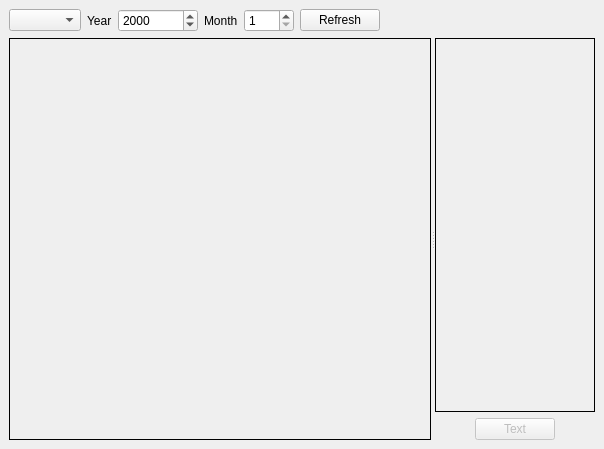
<ui version="4.0" >
 <class>TransitScopeForm</class>
 <widget class="QWidget" name="TransitScopeForm" >
  <property name="geometry" >
   <rect>
    <x>0</x>
    <y>0</y>
    <width>604</width>
    <height>449</height>
   </rect>
  </property>
  <property name="windowTitle" >
   <string>Transits</string>
  </property>
  <layout class="QVBoxLayout" >
   <property name="margin" >
    <number>9</number>
   </property>
   <property name="spacing" >
    <number>6</number>
   </property>
   <item>
    <layout class="QHBoxLayout" >
     <property name="margin" >
      <number>0</number>
     </property>
     <property name="spacing" >
      <number>6</number>
     </property>
     <item>
      <widget class="QComboBox" name="mode_combo" />
     </item>
     <item>
      <widget class="QLabel" name="label" >
       <property name="text" >
        <string>Year</string>
       </property>
      </widget>
     </item>
     <item>
      <widget class="QSpinBox" name="year_spinbox" >
       <property name="minimumSize" >
        <size>
         <width>80</width>
         <height>0</height>
        </size>
       </property>
       <property name="maximum" >
        <number>4000</number>
       </property>
       <property name="minimum" >
        <number>-4000</number>
       </property>
       <property name="value" >
        <number>2000</number>
       </property>
      </widget>
     </item>
     <item>
      <widget class="QLabel" name="label_2" >
       <property name="text" >
        <string>Month</string>
       </property>
      </widget>
     </item>
     <item>
      <widget class="QSpinBox" name="month_spinbox" >
       <property name="minimumSize" >
        <size>
         <width>50</width>
         <height>0</height>
        </size>
       </property>
       <property name="maximum" >
        <number>12</number>
       </property>
       <property name="minimum" >
        <number>1</number>
       </property>
      </widget>
     </item>
     <item>
      <widget class="QPushButton" name="refresh_button" >
       <property name="text" >
        <string>Refresh</string>
       </property>
      </widget>
     </item>
     <item>
      <spacer>
       <property name="orientation" >
        <enum>Qt::Horizontal</enum>
       </property>
       <property name="sizeHint" >
        <size>
         <width>40</width>
         <height>20</height>
        </size>
       </property>
      </spacer>
     </item>
    </layout>
   </item>
   <item>
    <widget class="QSplitter" name="splitter" >
     <property name="orientation" >
      <enum>Qt::Horizontal</enum>
     </property>
     <widget class="QFrame" name="scope_frame" >
      <property name="sizePolicy" >
       <sizepolicy>
        <hsizetype>5</hsizetype>
        <vsizetype>5</vsizetype>
        <horstretch>2</horstretch>
        <verstretch>1</verstretch>
       </sizepolicy>
      </property>
      <property name="palette" >
       <palette>
        <active>
         <colorrole role="WindowText" >
          <brush brushstyle="SolidPattern" >
           <color alpha="255" >
            <red>255</red>
            <green>255</green>
            <blue>255</blue>
           </color>
          </brush>
         </colorrole>
         <colorrole role="Button" >
          <brush brushstyle="SolidPattern" >
           <color alpha="255" >
            <red>0</red>
            <green>0</green>
            <blue>0</blue>
           </color>
          </brush>
         </colorrole>
         <colorrole role="Light" >
          <brush brushstyle="SolidPattern" >
           <color alpha="255" >
            <red>0</red>
            <green>0</green>
            <blue>0</blue>
           </color>
          </brush>
         </colorrole>
         <colorrole role="Midlight" >
          <brush brushstyle="SolidPattern" >
           <color alpha="255" >
            <red>0</red>
            <green>0</green>
            <blue>0</blue>
           </color>
          </brush>
         </colorrole>
         <colorrole role="Dark" >
          <brush brushstyle="SolidPattern" >
           <color alpha="255" >
            <red>0</red>
            <green>0</green>
            <blue>0</blue>
           </color>
          </brush>
         </colorrole>
         <colorrole role="Mid" >
          <brush brushstyle="SolidPattern" >
           <color alpha="255" >
            <red>0</red>
            <green>0</green>
            <blue>0</blue>
           </color>
          </brush>
         </colorrole>
         <colorrole role="Text" >
          <brush brushstyle="SolidPattern" >
           <color alpha="255" >
            <red>255</red>
            <green>255</green>
            <blue>255</blue>
           </color>
          </brush>
         </colorrole>
         <colorrole role="BrightText" >
          <brush brushstyle="SolidPattern" >
           <color alpha="255" >
            <red>255</red>
            <green>255</green>
            <blue>255</blue>
           </color>
          </brush>
         </colorrole>
         <colorrole role="ButtonText" >
          <brush brushstyle="SolidPattern" >
           <color alpha="255" >
            <red>255</red>
            <green>255</green>
            <blue>255</blue>
           </color>
          </brush>
         </colorrole>
         <colorrole role="Base" >
          <brush brushstyle="SolidPattern" >
           <color alpha="255" >
            <red>0</red>
            <green>0</green>
            <blue>0</blue>
           </color>
          </brush>
         </colorrole>
         <colorrole role="Window" >
          <brush brushstyle="SolidPattern" >
           <color alpha="255" >
            <red>0</red>
            <green>0</green>
            <blue>0</blue>
           </color>
          </brush>
         </colorrole>
         <colorrole role="Shadow" >
          <brush brushstyle="SolidPattern" >
           <color alpha="255" >
            <red>0</red>
            <green>0</green>
            <blue>0</blue>
           </color>
          </brush>
         </colorrole>
         <colorrole role="AlternateBase" >
          <brush brushstyle="SolidPattern" >
           <color alpha="255" >
            <red>0</red>
            <green>0</green>
            <blue>0</blue>
           </color>
          </brush>
         </colorrole>
        </active>
        <inactive>
         <colorrole role="WindowText" >
          <brush brushstyle="SolidPattern" >
           <color alpha="255" >
            <red>255</red>
            <green>255</green>
            <blue>255</blue>
           </color>
          </brush>
         </colorrole>
         <colorrole role="Button" >
          <brush brushstyle="SolidPattern" >
           <color alpha="255" >
            <red>0</red>
            <green>0</green>
            <blue>0</blue>
           </color>
          </brush>
         </colorrole>
         <colorrole role="Light" >
          <brush brushstyle="SolidPattern" >
           <color alpha="255" >
            <red>0</red>
            <green>0</green>
            <blue>0</blue>
           </color>
          </brush>
         </colorrole>
         <colorrole role="Midlight" >
          <brush brushstyle="SolidPattern" >
           <color alpha="255" >
            <red>0</red>
            <green>0</green>
            <blue>0</blue>
           </color>
          </brush>
         </colorrole>
         <colorrole role="Dark" >
          <brush brushstyle="SolidPattern" >
           <color alpha="255" >
            <red>0</red>
            <green>0</green>
            <blue>0</blue>
           </color>
          </brush>
         </colorrole>
         <colorrole role="Mid" >
          <brush brushstyle="SolidPattern" >
           <color alpha="255" >
            <red>0</red>
            <green>0</green>
            <blue>0</blue>
           </color>
          </brush>
         </colorrole>
         <colorrole role="Text" >
          <brush brushstyle="SolidPattern" >
           <color alpha="255" >
            <red>255</red>
            <green>255</green>
            <blue>255</blue>
           </color>
          </brush>
         </colorrole>
         <colorrole role="BrightText" >
          <brush brushstyle="SolidPattern" >
           <color alpha="255" >
            <red>255</red>
            <green>255</green>
            <blue>255</blue>
           </color>
          </brush>
         </colorrole>
         <colorrole role="ButtonText" >
          <brush brushstyle="SolidPattern" >
           <color alpha="255" >
            <red>255</red>
            <green>255</green>
            <blue>255</blue>
           </color>
          </brush>
         </colorrole>
         <colorrole role="Base" >
          <brush brushstyle="SolidPattern" >
           <color alpha="255" >
            <red>0</red>
            <green>0</green>
            <blue>0</blue>
           </color>
          </brush>
         </colorrole>
         <colorrole role="Window" >
          <brush brushstyle="SolidPattern" >
           <color alpha="255" >
            <red>0</red>
            <green>0</green>
            <blue>0</blue>
           </color>
          </brush>
         </colorrole>
         <colorrole role="Shadow" >
          <brush brushstyle="SolidPattern" >
           <color alpha="255" >
            <red>0</red>
            <green>0</green>
            <blue>0</blue>
           </color>
          </brush>
         </colorrole>
         <colorrole role="AlternateBase" >
          <brush brushstyle="SolidPattern" >
           <color alpha="255" >
            <red>0</red>
            <green>0</green>
            <blue>0</blue>
           </color>
          </brush>
         </colorrole>
        </inactive>
        <disabled>
         <colorrole role="WindowText" >
          <brush brushstyle="SolidPattern" >
           <color alpha="255" >
            <red>0</red>
            <green>0</green>
            <blue>0</blue>
           </color>
          </brush>
         </colorrole>
         <colorrole role="Button" >
          <brush brushstyle="SolidPattern" >
           <color alpha="255" >
            <red>0</red>
            <green>0</green>
            <blue>0</blue>
           </color>
          </brush>
         </colorrole>
         <colorrole role="Light" >
          <brush brushstyle="SolidPattern" >
           <color alpha="255" >
            <red>0</red>
            <green>0</green>
            <blue>0</blue>
           </color>
          </brush>
         </colorrole>
         <colorrole role="Midlight" >
          <brush brushstyle="SolidPattern" >
           <color alpha="255" >
            <red>0</red>
            <green>0</green>
            <blue>0</blue>
           </color>
          </brush>
         </colorrole>
         <colorrole role="Dark" >
          <brush brushstyle="SolidPattern" >
           <color alpha="255" >
            <red>0</red>
            <green>0</green>
            <blue>0</blue>
           </color>
          </brush>
         </colorrole>
         <colorrole role="Mid" >
          <brush brushstyle="SolidPattern" >
           <color alpha="255" >
            <red>0</red>
            <green>0</green>
            <blue>0</blue>
           </color>
          </brush>
         </colorrole>
         <colorrole role="Text" >
          <brush brushstyle="SolidPattern" >
           <color alpha="255" >
            <red>0</red>
            <green>0</green>
            <blue>0</blue>
           </color>
          </brush>
         </colorrole>
         <colorrole role="BrightText" >
          <brush brushstyle="SolidPattern" >
           <color alpha="255" >
            <red>255</red>
            <green>255</green>
            <blue>255</blue>
           </color>
          </brush>
         </colorrole>
         <colorrole role="ButtonText" >
          <brush brushstyle="SolidPattern" >
           <color alpha="255" >
            <red>0</red>
            <green>0</green>
            <blue>0</blue>
           </color>
          </brush>
         </colorrole>
         <colorrole role="Base" >
          <brush brushstyle="SolidPattern" >
           <color alpha="255" >
            <red>0</red>
            <green>0</green>
            <blue>0</blue>
           </color>
          </brush>
         </colorrole>
         <colorrole role="Window" >
          <brush brushstyle="SolidPattern" >
           <color alpha="255" >
            <red>0</red>
            <green>0</green>
            <blue>0</blue>
           </color>
          </brush>
         </colorrole>
         <colorrole role="Shadow" >
          <brush brushstyle="SolidPattern" >
           <color alpha="255" >
            <red>0</red>
            <green>0</green>
            <blue>0</blue>
           </color>
          </brush>
         </colorrole>
         <colorrole role="AlternateBase" >
          <brush brushstyle="SolidPattern" >
           <color alpha="255" >
            <red>0</red>
            <green>0</green>
            <blue>0</blue>
           </color>
          </brush>
         </colorrole>
        </disabled>
       </palette>
      </property>
      <property name="frameShape" >
       <enum>QFrame::StyledPanel</enum>
      </property>
      <property name="frameShadow" >
       <enum>QFrame::Raised</enum>
      </property>
     </widget>
     <widget class="QWidget" name="layoutWidget" >
      <layout class="QVBoxLayout" >
       <property name="margin" >
        <number>0</number>
       </property>
       <property name="spacing" >
        <number>6</number>
       </property>
       <item>
        <widget class="QFrame" name="symbolon_frame" >
         <property name="sizePolicy" >
          <sizepolicy>
           <hsizetype>5</hsizetype>
           <vsizetype>5</vsizetype>
           <horstretch>0</horstretch>
           <verstretch>0</verstretch>
          </sizepolicy>
         </property>
         <property name="palette" >
          <palette>
           <active>
            <colorrole role="WindowText" >
             <brush brushstyle="SolidPattern" >
              <color alpha="255" >
               <red>255</red>
               <green>255</green>
               <blue>255</blue>
              </color>
             </brush>
            </colorrole>
            <colorrole role="Button" >
             <brush brushstyle="SolidPattern" >
              <color alpha="255" >
               <red>0</red>
               <green>0</green>
               <blue>0</blue>
              </color>
             </brush>
            </colorrole>
            <colorrole role="Light" >
             <brush brushstyle="SolidPattern" >
              <color alpha="255" >
               <red>0</red>
               <green>0</green>
               <blue>0</blue>
              </color>
             </brush>
            </colorrole>
            <colorrole role="Midlight" >
             <brush brushstyle="SolidPattern" >
              <color alpha="255" >
               <red>0</red>
               <green>0</green>
               <blue>0</blue>
              </color>
             </brush>
            </colorrole>
            <colorrole role="Dark" >
             <brush brushstyle="SolidPattern" >
              <color alpha="255" >
               <red>0</red>
               <green>0</green>
               <blue>0</blue>
              </color>
             </brush>
            </colorrole>
            <colorrole role="Mid" >
             <brush brushstyle="SolidPattern" >
              <color alpha="255" >
               <red>0</red>
               <green>0</green>
               <blue>0</blue>
              </color>
             </brush>
            </colorrole>
            <colorrole role="Text" >
             <brush brushstyle="SolidPattern" >
              <color alpha="255" >
               <red>255</red>
               <green>255</green>
               <blue>255</blue>
              </color>
             </brush>
            </colorrole>
            <colorrole role="BrightText" >
             <brush brushstyle="SolidPattern" >
              <color alpha="255" >
               <red>255</red>
               <green>255</green>
               <blue>255</blue>
              </color>
             </brush>
            </colorrole>
            <colorrole role="ButtonText" >
             <brush brushstyle="SolidPattern" >
              <color alpha="255" >
               <red>255</red>
               <green>255</green>
               <blue>255</blue>
              </color>
             </brush>
            </colorrole>
            <colorrole role="Base" >
             <brush brushstyle="SolidPattern" >
              <color alpha="255" >
               <red>0</red>
               <green>0</green>
               <blue>0</blue>
              </color>
             </brush>
            </colorrole>
            <colorrole role="Window" >
             <brush brushstyle="SolidPattern" >
              <color alpha="255" >
               <red>0</red>
               <green>0</green>
               <blue>0</blue>
              </color>
             </brush>
            </colorrole>
            <colorrole role="Shadow" >
             <brush brushstyle="SolidPattern" >
              <color alpha="255" >
               <red>0</red>
               <green>0</green>
               <blue>0</blue>
              </color>
             </brush>
            </colorrole>
            <colorrole role="AlternateBase" >
             <brush brushstyle="SolidPattern" >
              <color alpha="255" >
               <red>0</red>
               <green>0</green>
               <blue>0</blue>
              </color>
             </brush>
            </colorrole>
           </active>
           <inactive>
            <colorrole role="WindowText" >
             <brush brushstyle="SolidPattern" >
              <color alpha="255" >
               <red>255</red>
               <green>255</green>
               <blue>255</blue>
              </color>
             </brush>
            </colorrole>
            <colorrole role="Button" >
             <brush brushstyle="SolidPattern" >
              <color alpha="255" >
               <red>0</red>
               <green>0</green>
               <blue>0</blue>
              </color>
             </brush>
            </colorrole>
            <colorrole role="Light" >
             <brush brushstyle="SolidPattern" >
              <color alpha="255" >
               <red>0</red>
               <green>0</green>
               <blue>0</blue>
              </color>
             </brush>
            </colorrole>
            <colorrole role="Midlight" >
             <brush brushstyle="SolidPattern" >
              <color alpha="255" >
               <red>0</red>
               <green>0</green>
               <blue>0</blue>
              </color>
             </brush>
            </colorrole>
            <colorrole role="Dark" >
             <brush brushstyle="SolidPattern" >
              <color alpha="255" >
               <red>0</red>
               <green>0</green>
               <blue>0</blue>
              </color>
             </brush>
            </colorrole>
            <colorrole role="Mid" >
             <brush brushstyle="SolidPattern" >
              <color alpha="255" >
               <red>0</red>
               <green>0</green>
               <blue>0</blue>
              </color>
             </brush>
            </colorrole>
            <colorrole role="Text" >
             <brush brushstyle="SolidPattern" >
              <color alpha="255" >
               <red>255</red>
               <green>255</green>
               <blue>255</blue>
              </color>
             </brush>
            </colorrole>
            <colorrole role="BrightText" >
             <brush brushstyle="SolidPattern" >
              <color alpha="255" >
               <red>255</red>
               <green>255</green>
               <blue>255</blue>
              </color>
             </brush>
            </colorrole>
            <colorrole role="ButtonText" >
             <brush brushstyle="SolidPattern" >
              <color alpha="255" >
               <red>255</red>
               <green>255</green>
               <blue>255</blue>
              </color>
             </brush>
            </colorrole>
            <colorrole role="Base" >
             <brush brushstyle="SolidPattern" >
              <color alpha="255" >
               <red>0</red>
               <green>0</green>
               <blue>0</blue>
              </color>
             </brush>
            </colorrole>
            <colorrole role="Window" >
             <brush brushstyle="SolidPattern" >
              <color alpha="255" >
               <red>0</red>
               <green>0</green>
               <blue>0</blue>
              </color>
             </brush>
            </colorrole>
            <colorrole role="Shadow" >
             <brush brushstyle="SolidPattern" >
              <color alpha="255" >
               <red>0</red>
               <green>0</green>
               <blue>0</blue>
              </color>
             </brush>
            </colorrole>
            <colorrole role="AlternateBase" >
             <brush brushstyle="SolidPattern" >
              <color alpha="255" >
               <red>0</red>
               <green>0</green>
               <blue>0</blue>
              </color>
             </brush>
            </colorrole>
           </inactive>
           <disabled>
            <colorrole role="WindowText" >
             <brush brushstyle="SolidPattern" >
              <color alpha="255" >
               <red>0</red>
               <green>0</green>
               <blue>0</blue>
              </color>
             </brush>
            </colorrole>
            <colorrole role="Button" >
             <brush brushstyle="SolidPattern" >
              <color alpha="255" >
               <red>0</red>
               <green>0</green>
               <blue>0</blue>
              </color>
             </brush>
            </colorrole>
            <colorrole role="Light" >
             <brush brushstyle="SolidPattern" >
              <color alpha="255" >
               <red>0</red>
               <green>0</green>
               <blue>0</blue>
              </color>
             </brush>
            </colorrole>
            <colorrole role="Midlight" >
             <brush brushstyle="SolidPattern" >
              <color alpha="255" >
               <red>0</red>
               <green>0</green>
               <blue>0</blue>
              </color>
             </brush>
            </colorrole>
            <colorrole role="Dark" >
             <brush brushstyle="SolidPattern" >
              <color alpha="255" >
               <red>0</red>
               <green>0</green>
               <blue>0</blue>
              </color>
             </brush>
            </colorrole>
            <colorrole role="Mid" >
             <brush brushstyle="SolidPattern" >
              <color alpha="255" >
               <red>0</red>
               <green>0</green>
               <blue>0</blue>
              </color>
             </brush>
            </colorrole>
            <colorrole role="Text" >
             <brush brushstyle="SolidPattern" >
              <color alpha="255" >
               <red>0</red>
               <green>0</green>
               <blue>0</blue>
              </color>
             </brush>
            </colorrole>
            <colorrole role="BrightText" >
             <brush brushstyle="SolidPattern" >
              <color alpha="255" >
               <red>255</red>
               <green>255</green>
               <blue>255</blue>
              </color>
             </brush>
            </colorrole>
            <colorrole role="ButtonText" >
             <brush brushstyle="SolidPattern" >
              <color alpha="255" >
               <red>0</red>
               <green>0</green>
               <blue>0</blue>
              </color>
             </brush>
            </colorrole>
            <colorrole role="Base" >
             <brush brushstyle="SolidPattern" >
              <color alpha="255" >
               <red>0</red>
               <green>0</green>
               <blue>0</blue>
              </color>
             </brush>
            </colorrole>
            <colorrole role="Window" >
             <brush brushstyle="SolidPattern" >
              <color alpha="255" >
               <red>0</red>
               <green>0</green>
               <blue>0</blue>
              </color>
             </brush>
            </colorrole>
            <colorrole role="Shadow" >
             <brush brushstyle="SolidPattern" >
              <color alpha="255" >
               <red>0</red>
               <green>0</green>
               <blue>0</blue>
              </color>
             </brush>
            </colorrole>
            <colorrole role="AlternateBase" >
             <brush brushstyle="SolidPattern" >
              <color alpha="255" >
               <red>0</red>
               <green>0</green>
               <blue>0</blue>
              </color>
             </brush>
            </colorrole>
           </disabled>
          </palette>
         </property>
         <property name="frameShape" >
          <enum>QFrame::StyledPanel</enum>
         </property>
         <property name="frameShadow" >
          <enum>QFrame::Raised</enum>
         </property>
        </widget>
       </item>
       <item>
        <layout class="QHBoxLayout" >
         <property name="margin" >
          <number>0</number>
         </property>
         <property name="spacing" >
          <number>6</number>
         </property>
         <item>
          <spacer>
           <property name="orientation" >
            <enum>Qt::Horizontal</enum>
           </property>
           <property name="sizeHint" >
            <size>
             <width>40</width>
             <height>20</height>
            </size>
           </property>
          </spacer>
         </item>
         <item>
          <widget class="QPushButton" name="text_button" >
           <property name="enabled" >
            <bool>false</bool>
           </property>
           <property name="text" >
            <string>Text</string>
           </property>
          </widget>
         </item>
         <item>
          <spacer>
           <property name="orientation" >
            <enum>Qt::Horizontal</enum>
           </property>
           <property name="sizeHint" >
            <size>
             <width>40</width>
             <height>20</height>
            </size>
           </property>
          </spacer>
         </item>
        </layout>
       </item>
      </layout>
     </widget>
    </widget>
   </item>
  </layout>
 </widget>
 <layoutdefault spacing="6" margin="11" />
 <pixmapfunction>qPixmapFromMimeSource</pixmapfunction>
 <resources/>
 <connections/>
</ui>
